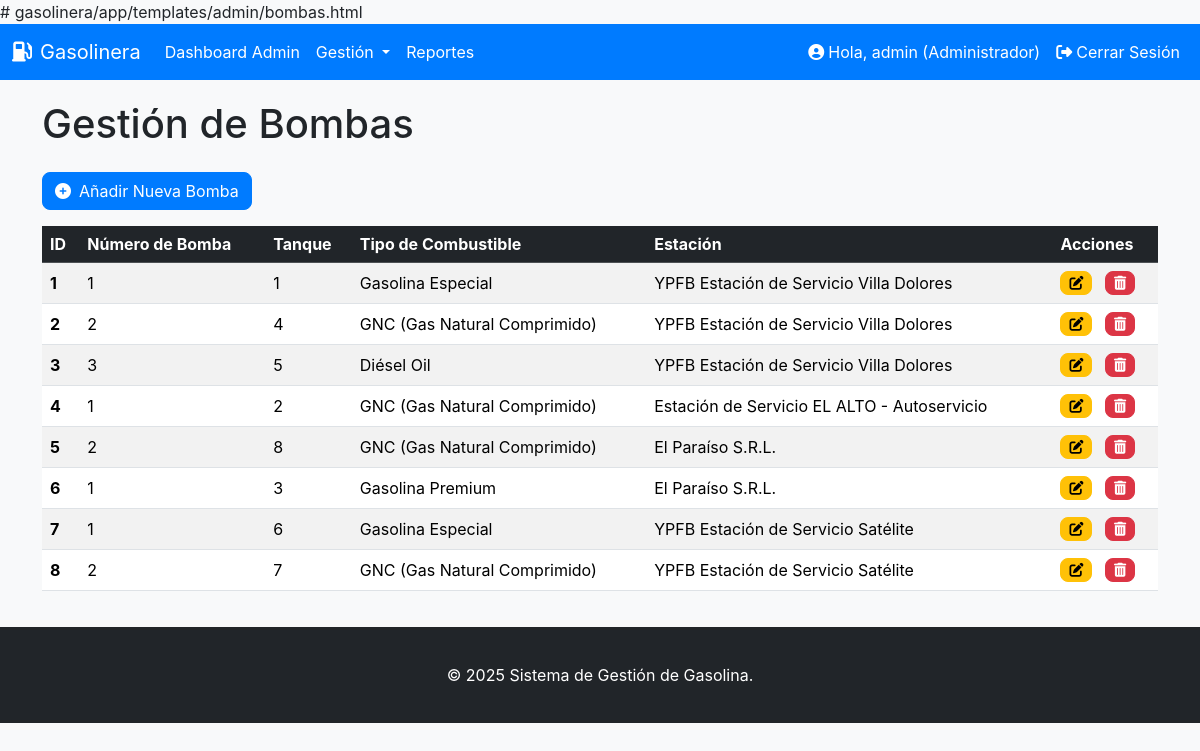
The page /admin/bombas (signed in) on the database its author committed.
### app/models.py (models this page shows, shortened)
class Usuario(UserMixin, db.Model):
    __tablename__ = 'usuarios'
    id = db.Column(db.Integer, primary_key=True)
    username = db.Column(db.String(64), unique=True, nullable=False) # Nombre de usuario
    password_hash = db.Column(db.String(128)) # Hash de la contraseña
    rol_id = db.Column(db.Integer, db.ForeignKey('roles.id')) # Clave foránea del rol
    clientes = db.relationship('Cliente', backref='usuario', lazy='dynamic') # Relación con clientes

class Rol(db.Model):
    __tablename__ = 'roles'
    id = db.Column(db.Integer, primary_key=True)
    nombre = db.Column(db.String(50), unique=True, nullable=False) # Nombre del rol (administrador, operador, cliente)
    usuarios = db.relationship('Usuario', backref='rol', lazy='dynamic') # Relación con usuarios

class Bomba(db.Model):
    __tablename__ = 'bombas'
    id = db.Column(db.Integer, primary_key=True)
    numero_bomba = db.Column(db.String(50), nullable=False)
    tanque_id = db.Column(db.Integer, db.ForeignKey('tanques.id'), nullable=False)
    tanque = db.relationship('Tanque', backref='bombas')  # <-- Agrega esta línea
    ventas = db.relationship('Venta', backref='bomba', lazy='dynamic') # Relación con ventas

class Tanque(db.Model):
    __tablename__ = 'tanques'
    id = db.Column(db.Integer, primary_key=True)
    capacidad_litros = db.Column(db.Float, nullable=False) # Capacidad del tanque en litros
    nivel_actual_litros = db.Column(db.Float, nullable=False, default=0.0) # Nivel actual de combustible
    estacion_id = db.Column(db.Integer, db.ForeignKey('estaciones.id')) # Clave foránea de la estación
    tipo_combustible_id = db.Column(db.Integer, db.ForeignKey('tipos_combustible.id')) # Clave foránea del tipo de combustible
    alertas = db.relationship('ReporteAlerta', backref='tanque', lazy='dynamic') # Relación con reportes de alerta

class TipoCombustible(db.Model):
    __tablename__ = 'tipos_combustible'
    id = db.Column(db.Integer, primary_key=True)
    nombre = db.Column(db.String(50), unique=True, nullable=False) # Nombre del combustible (ej. Gasolina, Diesel)
    precio_por_litro = db.Column(db.Float, nullable=False) # Precio por litro
    tanques = db.relationship('Tanque', backref='tipo_combustible', lazy='dynamic') # Relación con tanques

class Estacion(db.Model):
    __tablename__ = 'estaciones'
    id = db.Column(db.Integer, primary_key=True)
    nombre = db.Column(db.String(100), nullable=False)
    direccion = db.Column(db.String(200))
    tanques = db.relationship('Tanque', backref='estacion', lazy='dynamic')
    reabastecimientos = db.relationship('Reabastecimiento', backref='estacion', lazy='dynamic')

### app/admin.py (the view)
@admin.route('/bombas')
@login_required
@admin_required
def manage_bombas():
    bombas = Bomba.query.all()
    return render_template('admin/bombas.html', bombas=bombas, title='Gestión de Bombas')

### app/admin.py (called while the page is built)
def admin_required(f):
    @wraps(f)
    def decorated_function(*args, **kwargs):
        if not current_user.is_authenticated or current_user.rol.nombre != 'administrador':
            flash('Acceso denegado. Se requiere rol de administrador.', 'danger')
            return redirect(url_for('main.index'))
        return f(*args, **kwargs)
    return decorated_function

### app/auth.py (called while the page is built)
@login_manager.user_loader
def load_user(user_id):
    return Usuario.query.get(int(user_id))

### app/templates/admin/bombas.html (shortened to what this page needs)
{% extends "base.html" %}
{% block content %}
<h1 class="mb-4">Gestión de Bombas</h1>
<a href="{{ url_for('admin.add_bomba') }}" class="btn btn-primary mb-3"><i class="fas fa-plus-circle me-2"></i>Añadir Nueva Bomba</a>
{% if bombas %}
<div class="table-responsive">
    <table class="table table-striped table-hover align-middle">
        <thead class="table-dark">
            <tr>
                <th scope="col">ID</th>
                <th scope="col">Número de Bomba</th>
                <th scope="col">Tanque</th>
                <th scope="col">Tipo de Combustible</th>
                <th scope="col">Estación</th>
                <th scope="col">Acciones</th>
            </tr>
        </thead>
        <tbody>
            {% for bomba in bombas %}
            <tr>
                <th scope="row">{{ bomba.id }}</th>
                <td>{{ bomba.numero_bomba }}</td>
                <td>{{ bomba.tanque.id if bomba.tanque else 'Sin tanque' }}</td>
                <td>{{ bomba.tanque.tipo_combustible.nombre if bomba.tanque and bomba.tanque.tipo_combustible else 'Sin tipo' }}</td>
                <td>{{ bomba.tanque.estacion.nombre if bomba.tanque and bomba.tanque.estacion else 'Sin estación' }}</td>
                <td>
                    <a href="{{ url_for('admin.edit_bomba', id=bomba.id) }}" class="btn btn-sm btn-warning me-2" title="Editar"><i class="fas fa-edit"></i></a>
                    <a href="{{ url_for('admin.delete_bomba', id=bomba.id) }}" class="btn btn-sm btn-danger" onclick="return confirm('¿Estás seguro de que quieres eliminar esta bomba?')" title="Eliminar"><i class="fas fa-trash-alt"></i></a>
                </td>
            </tr>
            {% endfor %}
        </tbody>
    </table>
</div>
{% else %}
<div class="alert alert-info" role="alert">
    No hay bombas registradas aún.
</div>
{% endif %}
{% endblock %}

### app/templates/base.html (shortened to what this page needs)
<!DOCTYPE html>
<html lang="es">
<head>
    <link href="https://cdn.jsdelivr.net/npm/bootstrap@5.3.3/dist/css/bootstrap.min.css" rel="stylesheet" xintegrity="sha384-QWTKZyjpPEjISv5WaRU9OFeRpok6YctnYmDr5pNlyT2bRjXh0JMhjY6hW+ALEwIH">
    <link rel="stylesheet" href="https://cdnjs.cloudflare.com/ajax/libs/font-awesome/6.5.2/css/all.min.css" xintegrity="sha512-SnH5WK+bZxgPHs44uWIX+LLJAJ9/2PkPKZ5QiAj6Ta86w+fsb2TkcmfRyVX3pBnMFcV7oQPJkl9QevSCWr3W6A==" />
</head>
<body>
    <nav class="navbar navbar-expand-lg navbar-dark">
        <div class="container-fluid">
            <a class="navbar-brand" href="{{ url_for('main.index') }}">
                <i class="fas fa-gas-pump me-2"></i>Gasolinera
            </a>
            <div class="collapse navbar-collapse" id="navbarNav">
                <ul class="navbar-nav me-auto mb-2 mb-lg-0">
                    {% if current_user.is_authenticated %}
                        {% if current_user.rol.nombre == 'administrador' %}
                            <li class="nav-item">
                                <a class="nav-link" href="{{ url_for('admin.dashboard') }}">Dashboard Admin</a>
                            </li>
                            <li class="nav-item dropdown">
                                <a class="nav-link dropdown-toggle" href="#" id="navbarDropdownAdmin" role="button" data-bs-toggle="dropdown" aria-expanded="false">
                                    Gestión
                                </a>
                            </li>
                             <li class="nav-item">
                                <a class="nav-link" href="{{ url_for('admin.view_reports') }}">Reportes</a>
                            </li>
                        {% endif %}
                    {% endif %}
                </ul>
                <ul class="navbar-nav ms-auto">
                    {% if current_user.is_authenticated %}
                        <li class="nav-item">
                            <span class="nav-link"><i class="fas fa-user-circle me-1"></i>Hola, {{ current_user.username }} ({{ current_user.rol.nombre | capitalize }})</span>
                        </li>
                        <li class="nav-item">
                            <a class="nav-link" href="{{ url_for('auth.logout') }}"><i class="fas fa-sign-out-alt me-1"></i>Cerrar Sesión</a>
                        </li>
                    {% else %}
                        <li class="nav-item">
                            <a class="nav-link" href="{{ url_for('auth.login') }}"><i class="fas fa-sign-in-alt me-1"></i>Iniciar Sesión</a>
                        </li>
                    {% endif %}
                </ul>
            </div>
        </div>
    </nav>
    <div class="container">
        {% block content %}{% endblock %}
    </div>
    <footer class="footer mt-auto py-3 bg-dark">
        <div class="container text-center">
            <span class="text-white">&copy; {{ moment().format('YYYY') }} Sistema de Gestión de Gasolina.</span>
        </div>
    </footer>
</body>
</html>

### app/templates/base.html (style rules this page uses)
body { font-family: 'Inter', sans-serif; background-color: #f8f9fa; }
.navbar { background-color: #007bff; }
.navbar-brand, .nav-link { color: white !important; }
.footer { background-color: #343a40; color: white; padding: 1rem 0; position: relative; bottom: 0; width: 100%; }
.container { margin-top: 20px; margin-bottom: 20px; }
.btn-primary { background-color: #007bff; border-color: #007bff; border-radius: 8px; }
.btn-danger { border-radius: 8px; }
.btn-warning { border-radius: 8px; }

### rows shown on the page
Usuario: username "admin"
Rol: rol.nombre "Administrador"
Bomba: id "1", numero_bomba "1", tanque "1", tanque.tipo_combustible "Gasolina Especial", tanque.estacion "YPFB Estación de Servicio Villa Dolores"
Bomba: id "2", numero_bomba "2", tanque "4", tanque.tipo_combustible "GNC (Gas Natural Comprimido)", tanque.estacion "YPFB Estación de Servicio Villa Dolores"
Bomba: id "3", numero_bomba "3", tanque "5", tanque.tipo_combustible "Diésel Oil", tanque.estacion "YPFB Estación de Servicio Villa Dolores"
Bomba: id "4", numero_bomba "1", tanque "2", tanque.tipo_combustible "GNC (Gas Natural Comprimido)", tanque.estacion "Estación de Servicio EL ALTO - Autoservicio"
Bomba: id "5", numero_bomba "2", tanque "8", tanque.tipo_combustible "GNC (Gas Natural Comprimido)", tanque.estacion "El Paraíso S.R.L."
Bomba: id "6", numero_bomba "1", tanque "3", tanque.tipo_combustible "Gasolina Premium", tanque.estacion "El Paraíso S.R.L."
Bomba: id "7", numero_bomba "1", tanque "6", tanque.tipo_combustible "Gasolina Especial", tanque.estacion "YPFB Estación de Servicio Satélite"
Bomba: id "8", numero_bomba "2", tanque "7", tanque.tipo_combustible "GNC (Gas Natural Comprimido)", tanque.estacion "YPFB Estación de Servicio Satélite"

### other values the page prints
{{ moment().format('YYYY') }} "2025"
